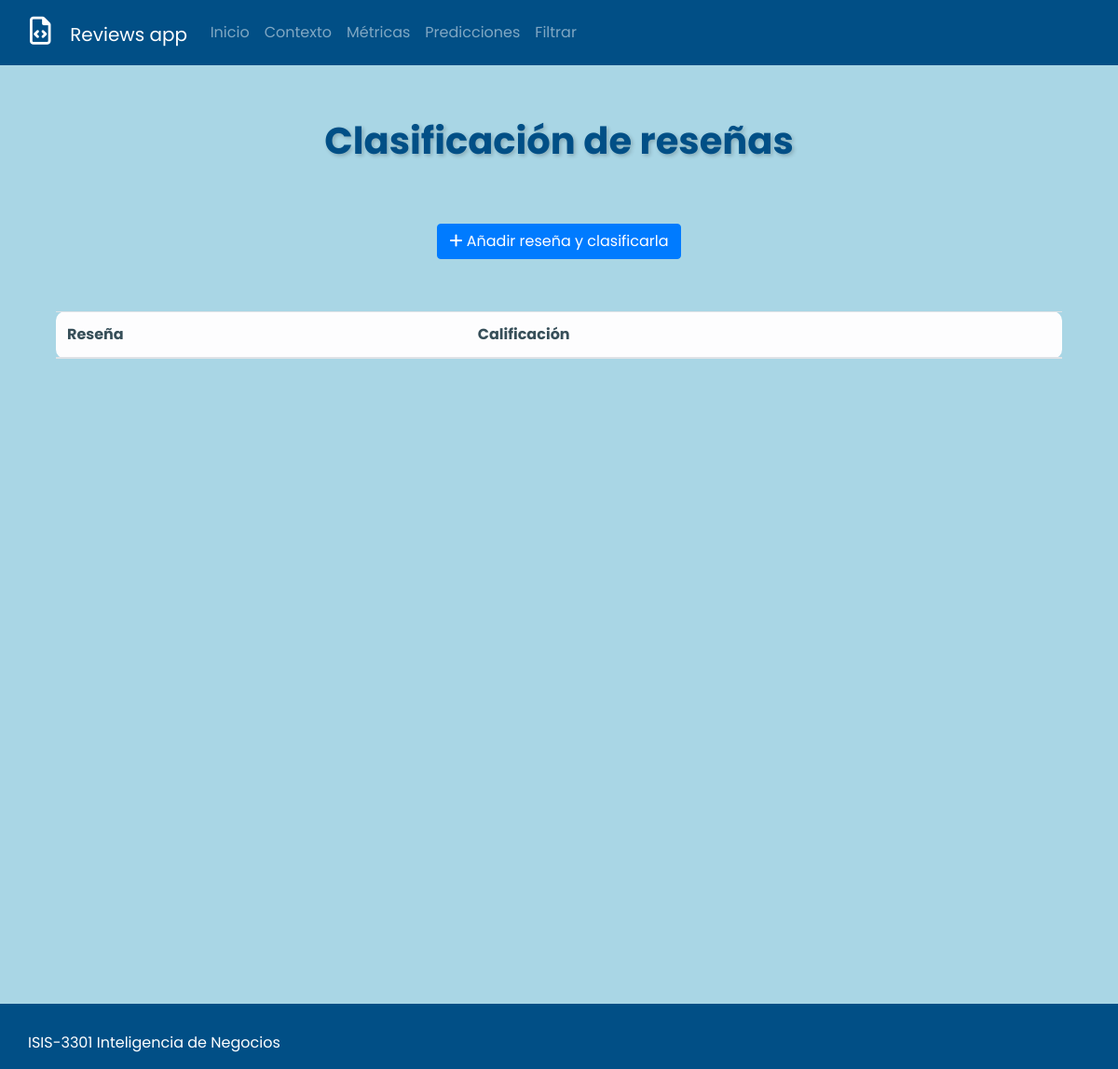
Page /predict/ on the earlier database version.
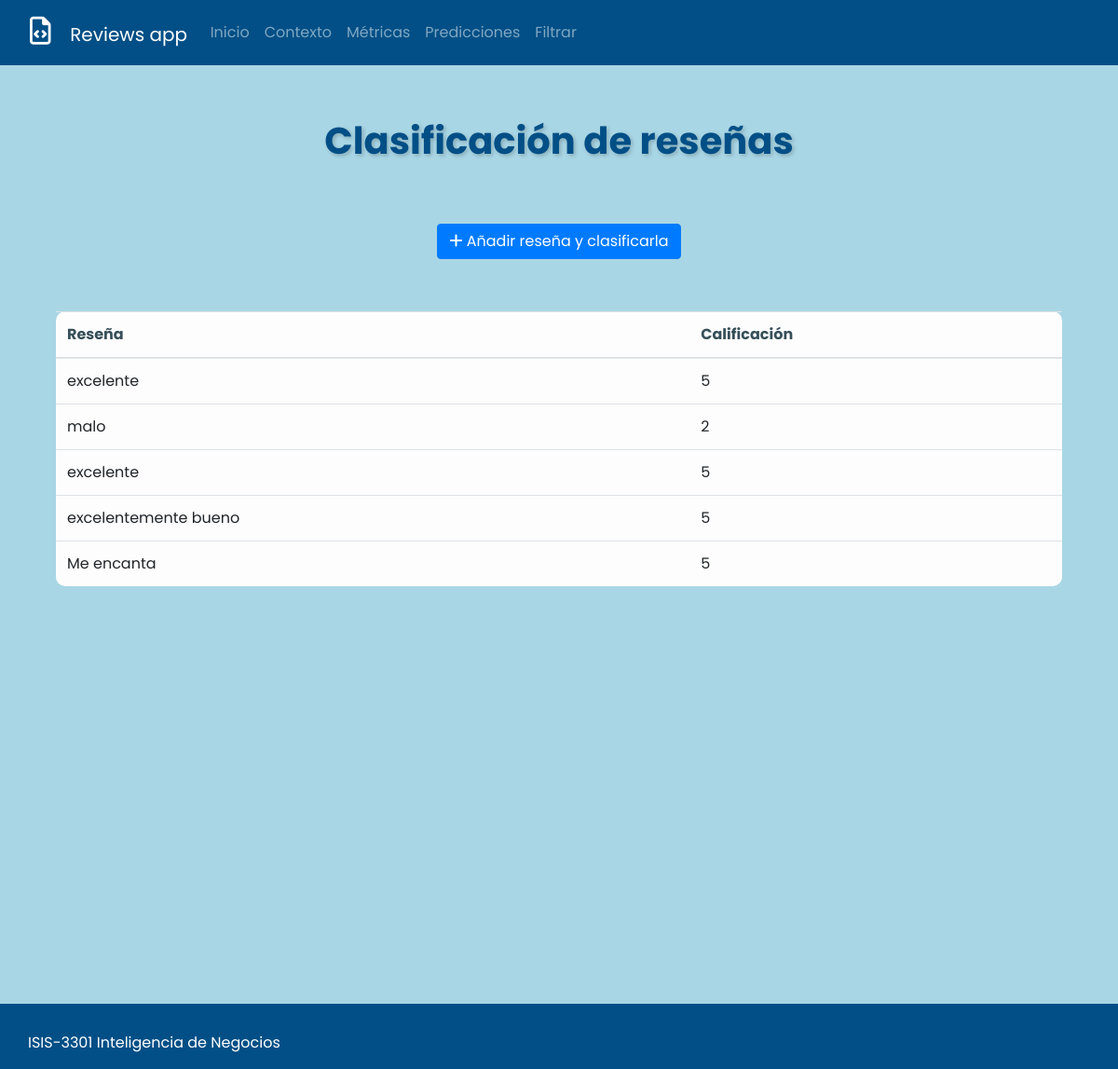
Same page on the later database version.
### predict/models.py (models this page shows, shortened)
class Reviews(models.Model):
    review = models.CharField(max_length=10000)
    classification = models.IntegerField()

### predict/views.py (the view)
# urls.py: path('predict/', views.review_list, name='review_list'),
def review_list(request):
    reviews = get_reviews()
    context = {
        'review_list': reviews
    }
    return render(request, 'reviews.html', context)

### predict/logic/logic.py (called while the page is built)
def get_reviews():
    queryset = Reviews.objects.all()
    return (queryset)

### predict/templates/reviews.html (shortened to what this page needs)
{% extends 'base.html' %} {% block content %}
<div class="content">
  <div class="">
    <div
      class="page-header-title"
      data-aos="fade-down"
      data-aos-duration="1600"
    >
      <h1 class="page-title" style="text-align: center">
        Clasificación de reseñas
      </h1>
    </div>
  </div>
  <br />
  <div
    class="page-content-wrapper"
    data-aos="fade-down"
    data-aos-duration="1500"
  >
    <div class="container">
      <div style="display: flex; justify-content: center">
        <a class="nav-link" href="/reviewcreate/">
          <button
            class="btn btn-primary"
            data-aos="fade-down"
            data-aos-duration="1500"
            href="/reviewcreate"
          >
            <i class="fa-solid fa-plus"></i> Añadir reseña y clasificarla
          </button>
        </a>
      </div>
      <br />
      <br />
      <div class="panel panel-default">
        <div class="panel-body" data-aos="fade-down" data-aos-duration="1500">
          <table
            class="table table-hover table-light"
            data-aos="fade-down"
            data-aos-duration="1500"
          >
            <thead>
              <tr style="color: #374f59">
                <th>Reseña</th>
                <th>Calificación</th>
              </tr>
            </thead>
            <tbody>
              {% for review in review_list %}
              <tr>
                <td>{{ review.review }}</td>
                <td>{{ review.classification }}</td>
              </tr>
              {% endfor %}
            </tbody>
          </table>
        </div>
      </div>
    </div>
  </div>
</div>
{% endblock %}

### templates/base.html (shortened to what this page needs)
<!DOCTYPE html>
<html>
  <head>
    <link
      rel="stylesheet"
      href="https://use.fontawesome.com/releases/v6.5.0/css/all.css"
    />
    <link
      rel="stylesheet"
      href="https://stackpath.bootstrapcdn.com/bootstrap/4.1.3/css/bootstrap.min.css"
    />
    <link href="https://unpkg.com/aos@2.3.1/dist/aos.css" rel="stylesheet" />
  </head>
  <body>
    <nav class="navbar navbar-expand-lg navbar-dark bg-dark">
      <nav class="navbar navbar-dark bg-dark">
        <a class="navbar-brand" href="/">
          <i
            class="fa-regular fa-file-code"
            style="font-size: 150%; padding-right: 10%"
          ></i>
          Reviews app
        </a>
      </nav>
      <div class="collapse navbar-collapse" id="navbarSupportedContent">
        <ul class="navbar-nav mr-auto">
          <li class="nav-item">
            <a class="nav-link" href="/">Inicio</a>
          </li>
          <li class="nav-item">
            <a class="nav-link" href="/context/">Contexto</a>
          </li>
          <li class="nav-item">
            <a class="nav-link" href="/metrics/">Métricas</a>
          </li>
          <li class="nav-item">
            <a class="nav-link" href="/predict/">Predicciones</a>
          </li>
          <li class="nav-item">
            <a class="nav-link" href="/reviewgroup/">Filtrar</a>
          </li>
        </ul>
      </div>
    </nav>
    <br />
    <main style="margin-bottom: 8.8dvh">
      <div class="container" style="min-height: 580px; margin-bottom: 10vh">
        {% block content %} {% endblock %}
      </div>
      <div style="min-height: 220px"></div>
    </main>
  </body>
  <footer style="max-height: 200px">
    <div style="padding: 30px">
      <div style="float: left; width: 100%">
        ISIS-3301 Inteligencia de Negocios
      </div>
      <br />
    </div>
    <br />
  </footer>
</html>

### templates/base.html (style rules this page uses)
.navbar { background-color: #014f86 !important; height: 8.7vh; }
h1, h2, h3 { color: #014f86; font-weight: bold; text-shadow: 2px 2px 4px rgba(0, 0, 0, 0.2); margin-block: 3%; }
body { font-family: "Poppins", sans-serif; background-color: #a9d6e5; padding-bottom: 8.7vh; }
footer { margin-top: 10vh; background-color: #014f86; position: fixed; bottom: 0; width: 100%; height: 8.7dvh; color: white; }
table { border-radius: 10px; }

Differences in the rows shown:
added Reviews: review "excelente", classification "5"
added Reviews: review "malo", classification "2"
added Reviews: review "excelente", classification "5"
added Reviews: review "excelentemente bueno", classification "5"
added Reviews: review "Me encanta", classification "5"
